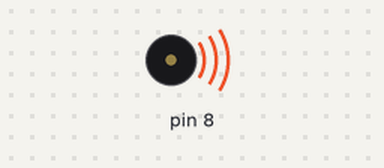
The sketch below on a simulated Arduino Uno, built with avr-gcc and run on an emulated ATmega328P. On the bench: buzzer (waves = sounding).

Above: at 0.12 s.
At 2.37 s:
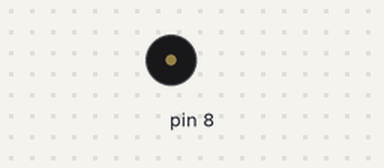
Timing chart, 0 to 3.0 s (numbered marks = the images above):
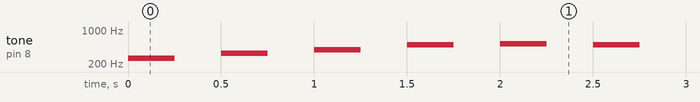

Measured:
- by itself, tone on pin 8: plays 262 Hz for 0.25 s, 330 Hz for 0.25 s, 392 Hz for 0.25 s, 494 Hz for 0.25 s, 523 Hz for 0.25 s, 494 Hz for 0.25 s … (260 notes in this stretch)

The sketch:

sketch_dec22g.ino
```cpp
void setup() {

}

void loop() {
  tone(8, 262, 250);
  delay(500);
  tone(8, 330, 250);
  delay(500);
  tone(8, 392, 250);
  delay(500);
  tone(8, 494, 250);
  delay(500);
  tone(8, 523, 250);
  delay(500);
  tone(8, 494, 250);
  delay(500);
  tone(8, 392, 250);
  delay(500);
  tone(8, 262, 250);
  delay(500);
  tone(8, 349, 250);
  delay(500);
  tone(8, 392, 250);
  delay(500);
  tone(8, 523, 250);
  delay(500);
  tone(8, 392, 250);
  delay(500);
}
```
